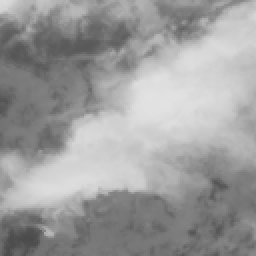
#> input picture data/Hujan/2022-11-20 08_00.png, 128 x 128 px (shown 2 times larger); its folder holds only this picture in this run
$ jupyter execute --allow-errors mengenal.ipynb   (older library calls are emulated)
#> lines starting #> are read from the running program, lines starting #| are printed output that depends on the picture
Import

[cell 1]
import os
import cv2
import numpy as np
import matplotlib.pyplot as plt
from PIL import Image

from sklearn.preprocessing import StandardScaler
from sklearn.neighbors import KNeighborsClassifier
from skimage.feature import graycomatrix, graycoprops
from sklearn.model_selection import train_test_split
from sklearn.neighbors import KNeighborsClassifier
from sklearn.metrics import accuracy_score, classification_report, precision_score, recall_score, f1_score, confusion_matrix, ConfusionMatrixDisplay

Ekstrak fitur

[cell 2]
def extract_features(image_path):
    # Read and preprocess the image
#> called with image_path = 'data/Hujan/2022-11-20 08_00.png'
    image = cv2.imread(image_path)
#> image is the input picture: shape (128, 128, 3); min 75, max 226, mean 156.6
    image = cv2.cvtColor(image, cv2.COLOR_BGR2RGB)
    image_resized = cv2.resize(image, (128, 128))

    # Convert to grayscale
    gray_image = cv2.cvtColor(image_resized, cv2.COLOR_RGB2GRAY)

    # Texture Features: GLCM (Gray Level Co-occurrence Matrix)
    glcm = graycomatrix(gray_image, distances=[1], angles=[0, np.pi/4, np.pi/2, 3*np.pi/4],
                        levels=256, symmetric=True, normed=True)
    contrast = np.mean(graycoprops(glcm, 'contrast'))
#> contrast = 36.67
    correlation = np.mean(graycoprops(glcm, 'correlation'))
#> correlation = 0.989
    energy = np.mean(graycoprops(glcm, 'energy'))
#> energy = 0.0297
    homogeneity = np.mean(graycoprops(glcm, 'homogeneity'))
#> homogeneity = 0.308

    # Color Features: Grayscale Histogram
    gray_hist = cv2.calcHist([gray_image], [0], None, [32], [0, 256])  # 32 bins for grayscale histogram
#> gray_hist = 32 values, max 2023 at index 15, min 0 at index 0, mean 512
    gray_hist = cv2.normalize(gray_hist, gray_hist).flatten()
#> gray_hist = 32 values, max 0.467 at index 15, min 0 at index 0, mean 0.118

    # Shape Features: Edge and Contour Analysis
    edges = cv2.Canny(gray_image, 50, 150)
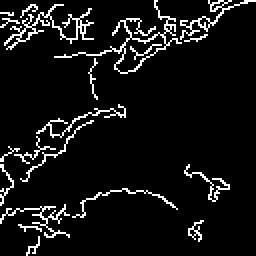
#> edges: shape (128, 128) (shown 2 times larger); 7.5% white in thin lines or dots
    edge_density = np.sum(edges) / (512 * 512)
#> edge_density = 1.19

    # Combine all features
    features = np.hstack([gray_hist, [contrast, correlation, energy, homogeneity, edge_density]])
#> features = 37 values, max 36.67 at index 32, min 0 at index 0, mean 1.16
    return features

set data set

[cell 3]
# Load dataset
dataset_path = "data"  # Update with the correct path
classes = os.listdir(dataset_path)

X=[]
y=[]

for class_label, class_name in enumerate(classes):
    class_folder = os.path.join(dataset_path, class_name)  # Training dataset path
    for image_name in os.listdir(class_folder):
        image_path = os.path.join(class_folder, image_name)
        try:
            features = extract_features(image_path)
            X.append(features)
            y.append(class_label)
        except Exception as e:
            print(f"Error processing {image_path}: {e}")

X=np.array(X)
y=np.array(y)

#> (the rest of this cell did not finish here and is left out)

train

[cell 4]
# Scale the training data
scaler = StandardScaler()
#> (the rest of this cell did not finish here and is left out)

summary

#> (a cell that did not finish here is left out)

#> (a cell that did not finish here is left out)

[cell 7]
# Create Confusion Matrix Display
fig, ax = plt.subplots(figsize=(10, 8))  # Adjust size to avoid overlap
#> (the rest of this cell did not finish here and is left out)

Predict

[cell 8]
def predict_image(image_path):
    features = extract_features(image_path)
